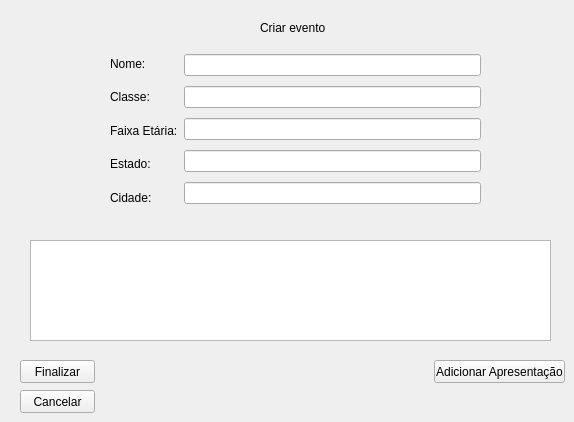
   <widget class="QWidget" name="criarEvento">
    <widget class="QLabel" name="label_23">
     <property name="geometry">
      <rect>
       <x>260</x>
       <y>20</y>
       <width>91</width>
       <height>16</height>
      </rect>
     </property>
     <property name="text">
      <string>Criar evento</string>
     </property>
    </widget>
    <widget class="QPushButton" name="add_apresent_criar_evento">
     <property name="geometry">
      <rect>
       <x>434</x>
       <y>360</y>
       <width>131</width>
       <height>23</height>
      </rect>
     </property>
     <property name="text">
      <string>Adicionar Apresentação</string>
     </property>
    </widget>
    <widget class="QPushButton" name="finalizar_criar_evento">
     <property name="geometry">
      <rect>
       <x>20</x>
       <y>360</y>
       <width>75</width>
       <height>23</height>
      </rect>
     </property>
     <property name="text">
      <string>Finalizar</string>
     </property>
    </widget>
    <widget class="QPushButton" name="cancelar_criar_evento">
     <property name="geometry">
      <rect>
       <x>20</x>
       <y>390</y>
       <width>75</width>
       <height>23</height>
      </rect>
     </property>
     <property name="text">
      <string>Cancelar</string>
     </property>
    </widget>
    <widget class="QTextBrowser" name="status_criar_evento">
     <property name="geometry">
      <rect>
       <x>30</x>
       <y>240</y>
       <width>521</width>
       <height>101</height>
      </rect>
     </property>
    </widget>
    <widget class="QWidget" name="layoutWidget">
     <property name="geometry">
      <rect>
       <x>110</x>
       <y>50</y>
       <width>371</width>
       <height>161</height>
      </rect>
     </property>
     <layout class="QHBoxLayout" name="horizontalLayout_7">
      <item>
       <layout class="QVBoxLayout" name="verticalLayout_14">
        <item>
         <widget class="QLabel" name="label_24">
          <property name="text">
           <string>Nome:</string>
          </property>
         </widget>
        </item>
        <item>
         <widget class="QLabel" name="label_25">
          <property name="text">
           <string>Classe:</string>
          </property>
         </widget>
        </item>
        <item>
         <widget class="QLabel" name="label_26">
          <property name="text">
           <string>Faixa Etária:</string>
          </property>
         </widget>
        </item>
        <item>
         <widget class="QLabel" name="label_27">
          <property name="text">
           <string>Estado:</string>
          </property>
         </widget>
        </item>
        <item>
         <widget class="QLabel" name="label_28">
          <property name="text">
           <string>Cidade:</string>
          </property>
         </widget>
        </item>
       </layout>
      </item>
      <item>
       <layout class="QVBoxLayout" name="verticalLayout_15">
        <item>
         <widget class="QLineEdit" name="caixa_nome_novo_evento"/>
        </item>
        <item>
         <widget class="QLineEdit" name="caixa_classe_novo_evento"/>
        </item>
        <item>
         <widget class="QLineEdit" name="caixa_faixa_novo_evento"/>
        </item>
        <item>
         <widget class="QLineEdit" name="caixa_estado_novo_evento"/>
        </item>
        <item>
         <widget class="QLineEdit" name="caixa_cidade_novo_evento"/>
        </item>
       </layout>
      </item>
     </layout>
    </widget>
   </widget>
